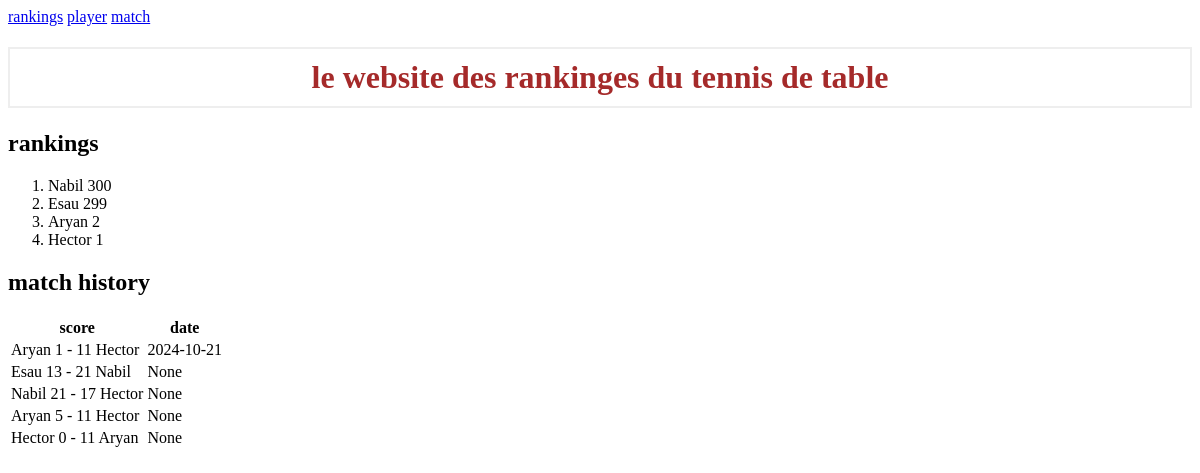
Screenshot of /rankings with the database file from the repository.
### tables this page shows
CREATE TABLE players (
    'name' TEXT PRIMARY KEY,
    'elo' INTEGER NOT NULL
);

CREATE TABLE matches (
    'id' INTEGER PRIMARY KEY AUTOINCREMENT,
    'player1' TEXT REFERENCES players('name'),
    'score1' INTEGER NOT NULL,
    'player2' TEXT REFERENCES players('name'),
    'score2' INTEGER NOT NULL,
    'date' DATE
);

### app.py (the view)
@app.route('/rankings')
def rankings():
    con = get_db_connection()
    players = con.execute('SELECT * FROM players ORDER BY elo DESC').fetchall()
    matches = con.execute('SELECT * FROM matches ORDER BY id DESC').fetchall()
    con.close()
    return render_template('rankings.html', players=players, matches=matches)

### app.py (called while the page is built)
def get_db_connection():
    con = sqlite3.connect('database.db')
    con.row_factory = sqlite3.Row
    return con

### templates/rankings.html
{% extends 'base.html' %}
{% block content %}
    <h2>rankings</h2>
    <ol>
        {% for player in players %}
            <li>{{ player['name'] }} {{ player['elo'] }}</li>
        {% endfor %}
    </ol>
    <h2>match history</h2>
    <table>
        <tr>
            <th>score</th>
            <th>date</th>
        </tr>
        {% for match in matches %}
        <tr>
            <td>{{ match['player1'] }} {{ match['score1'] }} - {{ match['score2'] }} {{ match['player2'] }}</td>
            <td>{{ match['date'] }}</td>
        </tr>
        {% endfor %}
    </table>
{% endblock %}

### templates/base.html (shortened to what this page needs)
<!DOCTYPE html>
<html lang="en">
    <head>
        <link rel="stylesheet" href="{{ url_for('static', filename= 'css/style.css') }}">
    </head>
    <body>
        <nav class="navbar">
            <a href="/rankings">rankings</a>
            <a href="/player">player</a>
            <a href="/match">match</a>
        </nav>
        <h1>le website des rankinges du tennis de table</h1>
        <div class="container">
            {% block content %} {% endblock %}
        </div>
    </body>
</html>

### static/css/style.css (style rules this page uses)
h1 { border: 2px #eee solid; color: brown; text-align: center; padding: 10px; }

### rows the page displays
players: name "Nabil", elo "300"
players: name "Esau", elo "299"
players: name "Aryan", elo "2"
players: name "Hector", elo "1"
matches: player1 "Aryan", score1 "1", score2 "11", player2 "Hector", date "2024-10-21"
matches: player1 "Esau", score1 "13", score2 "21", player2 "Nabil", date "None"
matches: player1 "Nabil", score1 "21", score2 "17", player2 "Hector", date "None"
matches: player1 "Aryan", score1 "5", score2 "11", player2 "Hector", date "None"
matches: player1 "Hector", score1 "0", score2 "11", player2 "Aryan", date "None"
